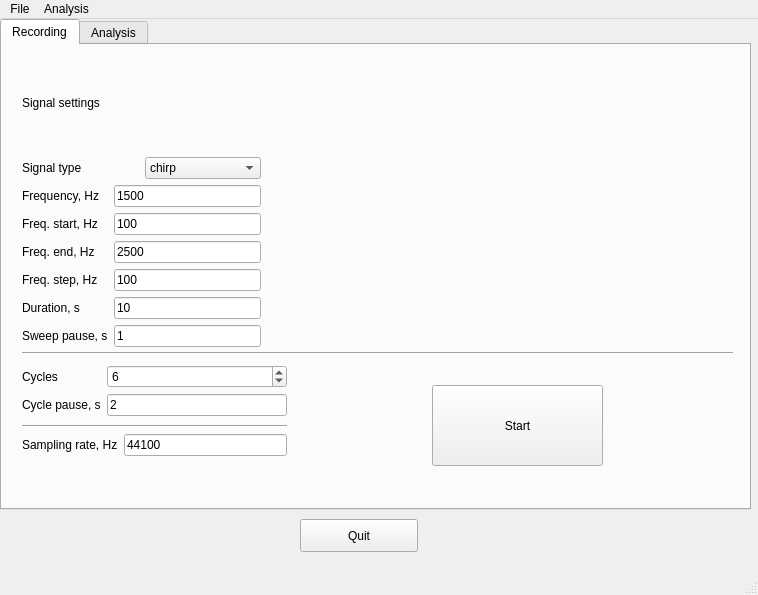
<?xml version="1.0" encoding="UTF-8"?>
<ui version="4.0">
 <class>MainWindow</class>
 <widget class="QMainWindow" name="MainWindow">
  <property name="geometry">
   <rect>
    <x>0</x>
    <y>0</y>
    <width>758</width>
    <height>595</height>
   </rect>
  </property>
  <property name="windowTitle">
   <string>Sound Toolkit</string>
  </property>
  <widget class="QWidget" name="centralwidget">
   <widget class="QPushButton" name="btnQuit">
    <property name="geometry">
     <rect>
      <x>300</x>
      <y>500</y>
      <width>118</width>
      <height>33</height>
     </rect>
    </property>
    <property name="statusTip">
     <string>Close the application</string>
    </property>
    <property name="text">
     <string>Quit</string>
    </property>
   </widget>
   <widget class="QTabWidget" name="tabWidget">
    <property name="geometry">
     <rect>
      <x>0</x>
      <y>0</y>
      <width>751</width>
      <height>491</height>
     </rect>
    </property>
    <property name="currentIndex">
     <number>0</number>
    </property>
    <widget class="QWidget" name="tab_recording">
     <attribute name="title">
      <string>Recording</string>
     </attribute>
     <widget class="Line" name="line_2">
      <property name="geometry">
       <rect>
        <x>20</x>
        <y>300</y>
        <width>711</width>
        <height>16</height>
       </rect>
      </property>
      <property name="orientation">
       <enum>Qt::Horizontal</enum>
      </property>
     </widget>
     <widget class="QPushButton" name="btnStart">
      <property name="geometry">
       <rect>
        <x>430</x>
        <y>340</y>
        <width>171</width>
        <height>81</height>
       </rect>
      </property>
      <property name="statusTip">
       <string>Start generation and recording</string>
      </property>
      <property name="text">
       <string>Start</string>
      </property>
     </widget>
     <widget class="QWidget" name="">
      <property name="geometry">
       <rect>
        <x>20</x>
        <y>10</y>
        <width>239</width>
        <height>292</height>
       </rect>
      </property>
      <layout class="QVBoxLayout" name="verticalLayout_3">
       <item>
        <layout class="QVBoxLayout" name="verticalLayout_2">
         <item>
          <widget class="QLabel" name="label_wfparam_title">
           <property name="text">
            <string>Signal settings</string>
           </property>
          </widget>
         </item>
         <item>
          <layout class="QHBoxLayout" name="horizontalLayout_4">
           <item>
            <widget class="QLabel" name="label_wfparam_type">
             <property name="text">
              <string>Signal type</string>
             </property>
            </widget>
           </item>
           <item>
            <widget class="QComboBox" name="comboBox_wfparam_type">
             <property name="editable">
              <bool>false</bool>
             </property>
             <property name="currentText">
              <string>chirp</string>
             </property>
             <item>
              <property name="text">
               <string>chirp</string>
              </property>
             </item>
             <item>
              <property name="text">
               <string>sin</string>
              </property>
             </item>
             <item>
              <property name="text">
               <string>sweep</string>
              </property>
             </item>
            </widget>
           </item>
          </layout>
         </item>
        </layout>
       </item>
       <item>
        <layout class="QFormLayout" name="formLayout_wfparam_wavefom">
         <item row="0" column="0">
          <widget class="QLabel" name="label_wfparam_freq_sin">
           <property name="text">
            <string>Frequency, Hz</string>
           </property>
          </widget>
         </item>
         <item row="0" column="1">
          <widget class="QLineEdit" name="lineEdit_wfparam_freq_sin">
           <property name="text">
            <string>1500</string>
           </property>
          </widget>
         </item>
         <item row="1" column="0">
          <widget class="QLabel" name="label_wfparam_freq_start">
           <property name="text">
            <string>Freq. start, Hz</string>
           </property>
          </widget>
         </item>
         <item row="1" column="1">
          <widget class="QLineEdit" name="lineEdit_wfparam_freq_start">
           <property name="text">
            <string>100</string>
           </property>
          </widget>
         </item>
         <item row="2" column="0">
          <widget class="QLabel" name="label_wfparam_freq_end">
           <property name="text">
            <string>Freq. end, Hz</string>
           </property>
          </widget>
         </item>
         <item row="2" column="1">
          <widget class="QLineEdit" name="lineEdit_wfparam_freq_end">
           <property name="text">
            <string>2500</string>
           </property>
          </widget>
         </item>
         <item row="3" column="0">
          <widget class="QLabel" name="label_wfparam_freq_step">
           <property name="text">
            <string>Freq. step, Hz</string>
           </property>
          </widget>
         </item>
         <item row="3" column="1">
          <widget class="QLineEdit" name="lineEdit_wfparam_freq_step">
           <property name="text">
            <string>100</string>
           </property>
          </widget>
         </item>
         <item row="4" column="0">
          <widget class="QLabel" name="label_wfparam_duration">
           <property name="text">
            <string>Duration, s</string>
           </property>
          </widget>
         </item>
         <item row="4" column="1">
          <widget class="QLineEdit" name="lineEdit_wfparam_duration">
           <property name="text">
            <string>10</string>
           </property>
          </widget>
         </item>
         <item row="5" column="0">
          <widget class="QLabel" name="label_wfparam_sweep_pause">
           <property name="text">
            <string>Sweep pause, s</string>
           </property>
          </widget>
         </item>
         <item row="5" column="1">
          <widget class="QLineEdit" name="lineEdit_wfparam_sweep_pause">
           <property name="text">
            <string>1</string>
           </property>
          </widget>
         </item>
        </layout>
       </item>
      </layout>
     </widget>
     <widget class="QWidget" name="">
      <property name="geometry">
       <rect>
        <x>20</x>
        <y>320</y>
        <width>265</width>
        <height>123</height>
       </rect>
      </property>
      <layout class="QVBoxLayout" name="verticalLayout_6">
       <item>
        <layout class="QFormLayout" name="formLayout_wfparam_cycles">
         <item row="0" column="0">
          <widget class="QLabel" name="label_wfparam_cycles">
           <property name="text">
            <string>Cycles</string>
           </property>
          </widget>
         </item>
         <item row="0" column="1">
          <widget class="QSpinBox" name="spinBox_wfparam_cycles">
           <property name="minimum">
            <number>1</number>
           </property>
           <property name="maximum">
            <number>1000</number>
           </property>
           <property name="value">
            <number>6</number>
           </property>
          </widget>
         </item>
         <item row="1" column="0">
          <widget class="QLabel" name="label_wfparam_cycle_pause">
           <property name="text">
            <string>Cycle pause, s</string>
           </property>
          </widget>
         </item>
         <item row="1" column="1">
          <widget class="QLineEdit" name="lineEdit_wfparam_cycle_pause">
           <property name="text">
            <string>2</string>
           </property>
          </widget>
         </item>
        </layout>
       </item>
       <item>
        <widget class="Line" name="line_3">
         <property name="orientation">
          <enum>Qt::Horizontal</enum>
         </property>
        </widget>
       </item>
       <item>
        <layout class="QFormLayout" name="formLayout_wfparam_sampling">
         <item row="0" column="0">
          <widget class="QLabel" name="label_wfparam_samplig">
           <property name="text">
            <string>Sampling rate, Hz</string>
           </property>
          </widget>
         </item>
         <item row="0" column="1">
          <widget class="QLineEdit" name="lineEdit_wfparam_sampling">
           <property name="text">
            <string>44100</string>
           </property>
          </widget>
         </item>
        </layout>
       </item>
      </layout>
     </widget>
    </widget>
    <widget class="QWidget" name="tab_analysis">
     <attribute name="title">
      <string>Analysis</string>
     </attribute>
     <widget class="QPushButton" name="btnPlot_tl">
      <property name="geometry">
       <rect>
        <x>440</x>
        <y>200</y>
        <width>191</width>
        <height>71</height>
       </rect>
      </property>
      <property name="statusTip">
       <string>Plot a transmission loss spectrum</string>
      </property>
      <property name="text">
       <string>Plot TL spectra</string>
      </property>
     </widget>
     <widget class="QWidget" name="">
      <property name="geometry">
       <rect>
        <x>10</x>
        <y>10</y>
        <width>721</width>
        <height>115</height>
       </rect>
      </property>
      <layout class="QVBoxLayout" name="verticalLayout_4">
       <item>
        <widget class="QLabel" name="label_tl_title">
         <property name="text">
          <string>Plot transmission loss spectra</string>
         </property>
        </widget>
       </item>
       <item>
        <layout class="QVBoxLayout" name="verticalLayout">
         <item>
          <layout class="QHBoxLayout" name="horizontalLayout">
           <item>
            <widget class="QLabel" name="label_filename_rec">
             <property name="text">
              <string>File with recording:</string>
             </property>
            </widget>
           </item>
           <item>
            <widget class="QLineEdit" name="lineEdit_filename_rec"/>
           </item>
           <item>
            <widget class="QPushButton" name="btnBrowse_rec">
             <property name="statusTip">
              <string>Select a file with recording (wav or txt)</string>
             </property>
             <property name="text">
              <string>Browse</string>
             </property>
            </widget>
           </item>
           <item>
            <widget class="QPushButton" name="btnPlot_rec">
             <property name="text">
              <string>Plot</string>
             </property>
            </widget>
           </item>
          </layout>
         </item>
         <item>
          <widget class="Line" name="line">
           <property name="orientation">
            <enum>Qt::Horizontal</enum>
           </property>
          </widget>
         </item>
         <item>
          <layout class="QHBoxLayout" name="horizontalLayout_2">
           <item>
            <widget class="QLabel" name="label_filename_ref">
             <property name="text">
              <string>File with reference:</string>
             </property>
            </widget>
           </item>
           <item>
            <widget class="QLineEdit" name="lineEdit_filename_ref"/>
           </item>
           <item>
            <widget class="QPushButton" name="btnBrowse_ref">
             <property name="statusTip">
              <string>Select a file with reference (wav or txt)</string>
             </property>
             <property name="text">
              <string>Browse</string>
             </property>
            </widget>
           </item>
           <item>
            <widget class="QPushButton" name="btnPlot_ref">
             <property name="text">
              <string>Plot</string>
             </property>
            </widget>
           </item>
          </layout>
         </item>
        </layout>
       </item>
      </layout>
     </widget>
     <widget class="QWidget" name="">
      <property name="geometry">
       <rect>
        <x>10</x>
        <y>160</y>
        <width>291</width>
        <height>152</height>
       </rect>
      </property>
      <layout class="QVBoxLayout" name="verticalLayout_5">
       <item>
        <layout class="QHBoxLayout" name="horizontalLayout_3">
         <item>
          <widget class="QCheckBox" name="checkBox_tl_filter">
           <property name="text">
            <string>Filter signals with</string>
           </property>
           <property name="checked">
            <bool>true</bool>
           </property>
          </widget>
         </item>
         <item>
          <widget class="QComboBox" name="comboBox_tl_filters">
           <item>
            <property name="text">
             <string>butter</string>
            </property>
           </item>
          </widget>
         </item>
         <item>
          <widget class="QLabel" name="label_tl_filter">
           <property name="text">
            <string>filter.</string>
           </property>
          </widget>
         </item>
        </layout>
       </item>
       <item>
        <layout class="QFormLayout" name="formLayout">
         <item row="0" column="0">
          <widget class="QLabel" name="label_tl_butter_f_low">
           <property name="text">
            <string>Frequency (low), Hz</string>
           </property>
          </widget>
         </item>
         <item row="0" column="1">
          <widget class="QLineEdit" name="lineEdit_tl_filter_f_low">
           <property name="text">
            <string>200</string>
           </property>
          </widget>
         </item>
         <item row="1" column="0">
          <widget class="QLabel" name="label_tl_filter_f_high">
           <property name="text">
            <string>Frequency (high), Hz</string>
           </property>
          </widget>
         </item>
         <item row="1" column="1">
          <widget class="QLineEdit" name="lineEdit_tl_filter_f_high">
           <property name="text">
            <string>2700</string>
           </property>
          </widget>
         </item>
         <item row="2" column="0">
          <widget class="QLabel" name="label_tl_filter_order">
           <property name="text">
            <string>Filter order</string>
           </property>
          </widget>
         </item>
         <item row="2" column="1">
          <widget class="QSpinBox" name="spinBox_tl_filter_order">
           <property name="maximum">
            <number>9999</number>
           </property>
           <property name="value">
            <number>4</number>
           </property>
          </widget>
         </item>
        </layout>
       </item>
      </layout>
     </widget>
    </widget>
   </widget>
  </widget>
  <widget class="QMenuBar" name="menubar">
   <property name="geometry">
    <rect>
     <x>0</x>
     <y>0</y>
     <width>758</width>
     <height>30</height>
    </rect>
   </property>
   <widget class="QMenu" name="menuFile">
    <property name="title">
     <string>File</string>
    </property>
    <addaction name="actionQuit"/>
   </widget>
   <widget class="QMenu" name="menuAnalysis">
    <property name="title">
     <string>Analysis</string>
    </property>
    <addaction name="actionPlot_signal"/>
   </widget>
   <addaction name="menuFile"/>
   <addaction name="menuAnalysis"/>
  </widget>
  <widget class="QStatusBar" name="statusbar"/>
  <action name="actionQuit">
   <property name="text">
    <string>Quit</string>
   </property>
   <property name="statusTip">
    <string>Close the application</string>
   </property>
   <property name="shortcut">
    <string>Ctrl+Q</string>
   </property>
  </action>
  <action name="actionPlot_signal">
   <property name="text">
    <string>Plot signal spectra</string>
   </property>
   <property name="shortcut">
    <string>Ctrl+P</string>
   </property>
  </action>
 </widget>
 <tabstops>
  <tabstop>btnStart</tabstop>
  <tabstop>btnQuit</tabstop>
  <tabstop>comboBox_wfparam_type</tabstop>
  <tabstop>lineEdit_wfparam_sampling</tabstop>
  <tabstop>lineEdit_wfparam_freq_sin</tabstop>
  <tabstop>lineEdit_wfparam_freq_start</tabstop>
  <tabstop>lineEdit_wfparam_freq_end</tabstop>
  <tabstop>lineEdit_wfparam_freq_step</tabstop>
  <tabstop>lineEdit_wfparam_duration</tabstop>
  <tabstop>lineEdit_wfparam_sweep_pause</tabstop>
  <tabstop>lineEdit_wfparam_cycle_pause</tabstop>
 </tabstops>
 <resources/>
 <connections/>
</ui>
